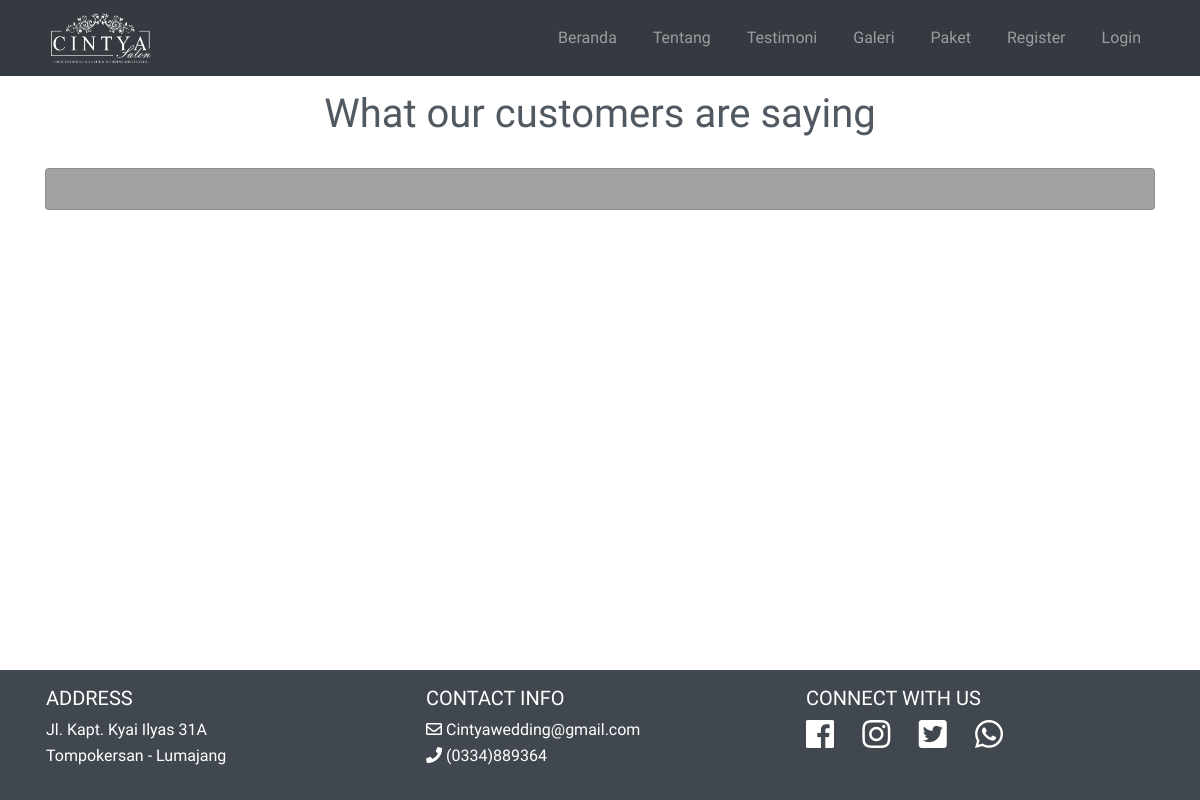
Before: /testimoni.php with the older database file.
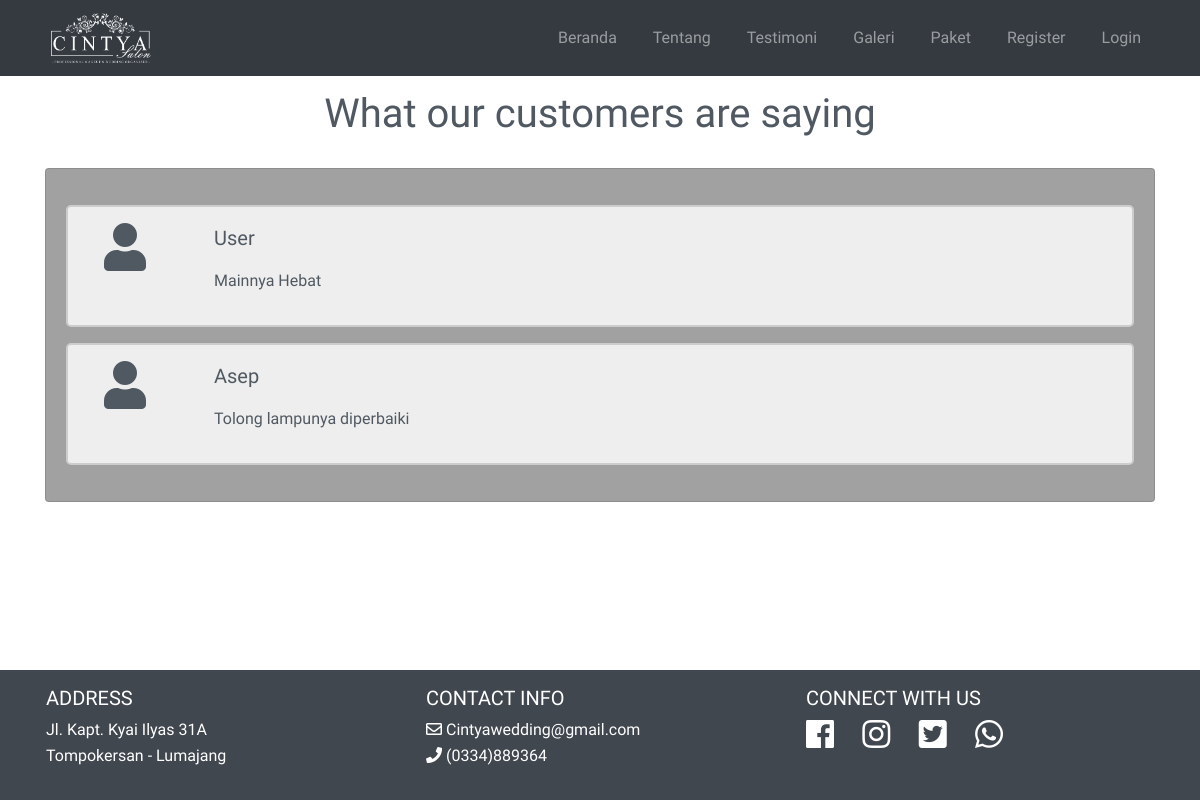
After: the same page with the newer database file.
### tables this page shows
CREATE TABLE `pemesanan` (
  `id_pemesanan` int(255) NOT NULL,
  `catatan` varchar(255) DEFAULT NULL,
  `id_paket` int(11) NOT NULL,
  `tgl_pesan` date NOT NULL,
  `tgl_kembali` date NOT NULL,
  `status` varchar(255) NOT NULL DEFAULT 'Waiting',
  `lokasi` varchar(255) NOT NULL,
  `bukti_pembayaran` varchar(255) DEFAULT NULL,
  `testimoni` longtext DEFAULT NULL,
  `user_id` int(11) NOT NULL
);

CREATE TABLE `user` (
  `id_user` int(11) NOT NULL,
  `type` enum('admin','customer') NOT NULL DEFAULT 'customer',
  `username` varchar(45) NOT NULL,
  `password` varchar(45) NOT NULL,
  `nama` varchar(255) DEFAULT NULL,
  `alamat` varchar(255) DEFAULT NULL,
  `no_telp` varchar(45) DEFAULT NULL,
  `email` varchar(45) DEFAULT NULL
);

### testimoni.php (the view, shortened to what this page needs)
<!DOCTYPE html>
<html>
<head>
    <link rel="stylesheet" href="https://maxcdn.bootstrapcdn.com/bootstrap/4.0.0/css/bootstrap.min.css">
    <link rel="stylesheet" href="https://cdnjs.cloudflare.com/ajax/libs/baguettebox.js/1.10.0/baguetteBox.min.css" />
    <link rel="stylesheet" href="css/grid-gallery.css">
    <?php include 'includes/head.php' ?>
    <link rel="stylesheet" href="https://use.fontawesome.com/releases/v5.5.0/css/all.css" />
</head>
<body>
    <?php include 'includes/navbar.php' ?>
    <?php
    $query = "SELECT * FROM pemesanan";
    $result = mysqli_query($con, $query);
    ?>
    <section class="gallery-block grid-gallery">
        <div class="container">
            <h1 class="text-center" style="margin-top:30px; margin-bottom:30px">What our customers are saying</h1>
            <div class="card" style="background-color: rgba(0, 0, 0, 0.37)">
                <div class="card-body">
                    <div class="panel panel-default">
                        <div class="panel-body">
                            <?php
                            if (mysqli_num_rows($result) > 0) {
                                while ($row = mysqli_fetch_assoc($result)) {
                                    $user_id = $row["user_id"];
                                    $query2 = "SELECT * FROM user WHERE id_user = '$user_id'";
                                    $result2 = mysqli_query($con, $query2);
                                    $user = mysqli_fetch_assoc($result2);
                                    if ($row["testimoni"] != null) { ?>
                                        <div class="testimoni" style="border: 2px solid #ccc; background-color: #eee; border-radius: 5px; padding: 16px; margin: 16px 0">
                                            <i class='fas fa-user' style='font-size:48px; width:90px; float: left; margin-left: 20px; margin-right: 20px; border-radius: 50%;'></i>
                                            <p><span style="font-size: 20px;margin-right: 15px;"><?php echo $user["nama"] ?></p>
                                            <p><?php echo $row["testimoni"] ?></p>
                                        </div>
                            <?php }
                                }
                            }
                            ?>
                        </div>
                    </div>
                </div>
            </div>
        </div>
    </section>
    <?php include 'includes/footer.php' ?>
</body>
</html>

Changed rows visible on the page:
added pemesanan: user.nama "User", testimoni "Mainnya Hebat"
added pemesanan: user.nama "Asep", testimoni "Tolong lampunya diperbaiki"
